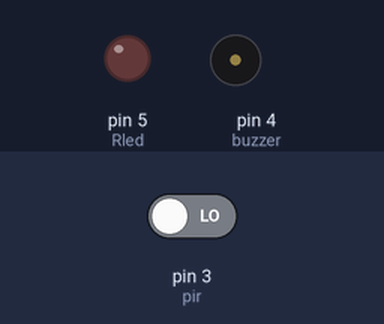
Recording of a sketch running on a simulated Arduino Uno, built with avr-gcc and run on an emulated ATmega328P. On the bench: output pins drawn as LEDs (lit = HIGH), buzzer (waves = sounding, pin HIGH). Inputs (shaded band) come from the test bench; at power-on: pin 3 (pir) LOW.

Above: at 1.2 s.
1.3 s: pin 3 (pir) driven HIGH
At 1.7 s:
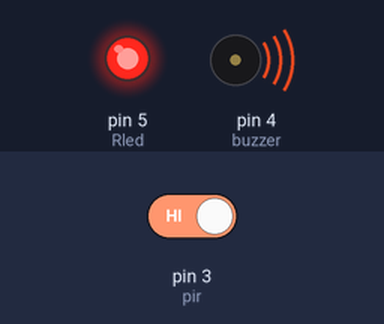
4.3 s: pin 3 (pir) driven LOW
At 6.0 s:
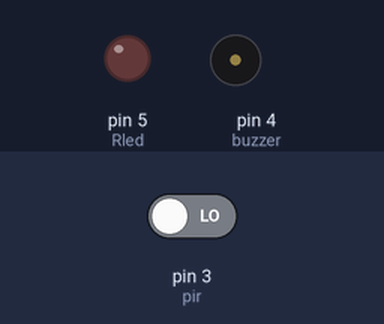
Timing chart, 0 to 7.5 s (numbered marks = the images above; inputs shaded):
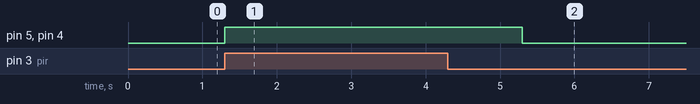

The sketch:

part4.ino
```cpp
/*part4  USE PIR CONTROL Active buzzer and  Rled
 If someone passing from the front, the Active buzzer and Rled will turn */
int pir    = 3;// The digital 3 pin,read PIR
int buzzer = 4;// The digital 4 pin,driving the Active buzzer
int Rled   = 5;// The digital 5 pin,driving the Rled;
void setup() {
  pinMode(pir,INPUT);// initialize the PIR pin as an input.
  pinMode(buzzer,OUTPUT);// initialize the buzzer pin as an output.
  pinMode(Rled,OUTPUT);// initialize the Rled pin as an output.
}
void loop() {
  if(digitalRead(pir)==HIGH){
    digitalWrite(buzzer,HIGH);
    digitalWrite(Rled,HIGH);
    delay(2000);// wait for 2000 microsecond
    digitalWrite(buzzer,LOW); //turn off the buzzer
    digitalWrite(Rled,LOW); //turn off the Rled
 } }
```

Measured:
- after the input at 1.3 s, pin 5 (Rled), pin 4 (buzzer): LOW → HIGH at once
- after the input at 4.3 s, pin 5 (Rled), pin 4 (buzzer): HIGH → LOW after 1.0 s
